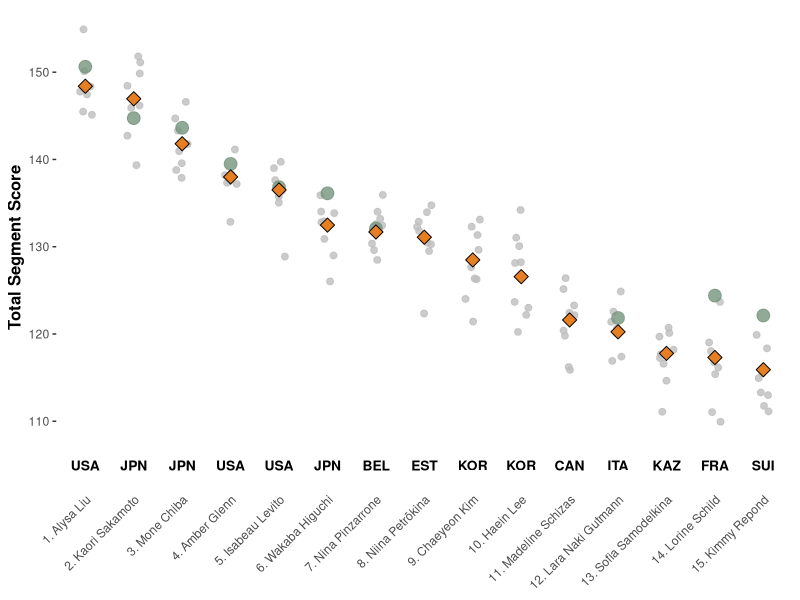
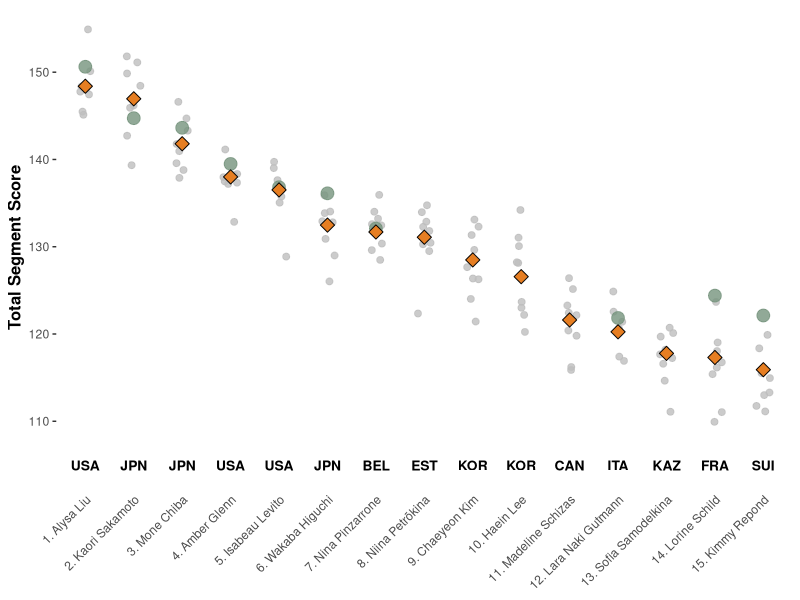

These charts were generated, in order, by the following R code:
library(tidyverse)
library(ggthemes)

dat <- read_csv("data.csv") |>
  mutate(label = paste0(skater_place, ". ", skater_name),
         label = fct_reorder(label, skater_place),
         judge_status = ifelse(home_judge == TRUE, "Home Judge", "Panel Judge"))

scores <- dat |> 
  filter(segment_discipline == "Womens", segment_type == "FS", event_year == 2025) |>
  arrange(judge_status == "Home Judge") 

ggplot(scores, aes(x = label)) +
  
  geom_jitter(data = scores |> filter(judge_status == "Panel Judge"),
              aes(y = judge_score, color = judge_status, size = judge_status),
              width = 0.15, height = 0, alpha = 0.8) +
  
  geom_point(data = scores |> filter(judge_status == "Home Judge"),
             aes(y = judge_score, color = judge_status, size = judge_status),
             alpha = 0.8) +
  geom_point(data = scores |> distinct(label, official_score), 
             aes(y = official_score, fill = "Official Score"),
             shape = 23, size = 3.5, color = "black", stroke = 0.5) +
  geom_text(data = scores |> distinct(label, skater_nation),
            aes(y = min(scores$judge_score, na.rm = TRUE) - 5, label = skater_nation),
            size = 3.5, color = "black", fontface = "bold") +
  
  scale_color_manual(values = c("Home Judge" = "#76947d", "Panel Judge" = "gray")) +
  scale_size_manual(values = c("Home Judge" = 4, "Panel Judge" = 2)) +
  scale_fill_manual(values = c("Official Score" = "#e67e22")) +
  
  theme_tufte(base_family = "sans") +
  theme(
    axis.text.x = element_text(angle = 45, hjust = 1),
    axis.title.x = element_blank(), 
    axis.ticks.x = element_blank(),
    axis.title = element_text(face = "bold", size = 12),
    legend.position = "none",
  ) +
  labs(y = "Total Segment Score")
  

ggsave("FinalProject_w2025.png", height = 8, width = 14, bg = "white")
